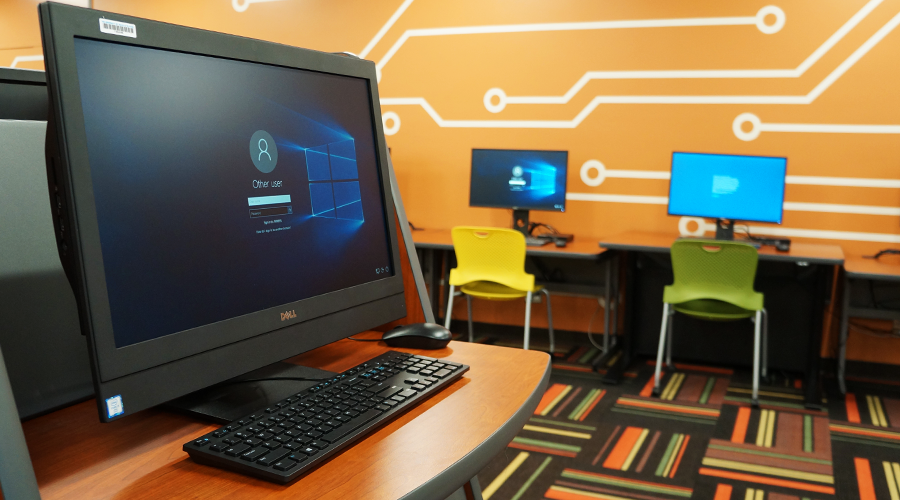
#> input picture images/cybercafe_img.png, 900 x 500 px; its folder holds only this picture in this run
$ python -i gui_final.py   (imports and definitions only)
#> lines starting #> are read from the running program, lines starting #| are printed output that depends on the picture
import re
import time
import datetime
import threading
from tkinter import *
from tkinter import ttk
from tkinter import messagebox
from cybercafe_db import User, Staff, Machine
from PIL import ImageTk, Image, ImageDraw, ImageFont
from ttkthemes import themed_tk as tk


sec_deposit = {"0 months": "20", "1 month": "2000", "3 months": "5000", "6 months": "9500", "12 months": "18000"}


# NOTE: Utility Classes
class EmptyFieldError(Exception):
    # [4 lines left out: function __init__, not called in this run]


class MatchNotFoundError(Exception):
    def __init__(self, msg):
        self.message = msg
        super().__init__()


class InvalidLengthError(Exception):
    def __init__(self, msg):
        self.message = msg
        super().__init__()


class InvalidFormatError(Exception):
    # [4 lines left out: function __init__, not called in this run]


class EntryWithPlaceholder(ttk.Entry):
    # [10 lines left out: function __init__, not called in this run]

    def put_placeholder(self):
        self.insert(0, self.placeholder)
        self['foreground'] = self.placeholder_color

    # [4 lines left out: function foc_in, not called in this run]

    def foc_out(self, event):
        if not self.get():
            self.put_placeholder()


class ToolTip(object):

    # [27 lines left out: functions __init__, showtip, hidetip, not called in this run]


class TogglePasswordButton(ttk.Button):

    # [607 lines left out: functions __init__, toggle_passwd, create_tool_tip, get_object, create_tab, get_selected_row and 13 more, not called in this run]


def clear_fields(email_entry, password_entry):
    email_entry.delete(0, END)
    password_entry.delete(0, END)


# [209 lines left out: functions sign_up, user_logged_out, user_logged_in, not called in this run]


def user_log_in(curr_frame):
    curr_frame.pack_forget()
    global log_in_frame
    log_in_frame = ttk.Frame(root)
    log_in_frame.pack(fill=BOTH, expand=1)

    # top frame
    top_frame = ttk.Frame(log_in_frame)
    top_frame.pack(padx=10, pady=10)

    welcome_lbl = ttk.Label(top_frame, text="Log-In!", font="Helvetica 28 bold italic")
    msg = "NOTE: As soon as you log-in to your valid account, your usage time will be recorded until you " \
          "logout successfully. Fees will be incurred according to your usage time as per specified rates."
    info_lbl = ttk.Label(top_frame, text=msg, font="Helvetica 11 italic", wraplength=app_width-40)

    welcome_lbl.pack(padx=10, pady=10)
    info_lbl.pack(pady=10)

    # middle frame
    middle_frame = ttk.Frame(log_in_frame)
    middle_frame.pack(padx=10, pady=20)

    email_lbl = ttk.Label(middle_frame, text="Email-ID :")
    password_lbl = ttk.Label(middle_frame, text="Password :")

    email_var = StringVar()
    password_var = StringVar()

    email_entry = ttk.Entry(middle_frame, textvariable=email_var, width=30)
    password_entry = ttk.Entry(middle_frame, textvariable=password_var, width=30, show='*')

    email_lbl.grid(row=0, column=0, padx=10, pady=10, sticky=W)
    password_lbl.grid(row=1, column=0, padx=10, pady=10, sticky=W)

    email_entry.grid(row=0, column=1, padx=10, pady=5)
    password_entry.grid(row=1, column=1, padx=10, pady=5)

    toggle_btn1 = TogglePasswordButton("show", middle_frame)
    toggle_btn2 = TogglePasswordButton("hide", middle_frame)
    params = {"row": 1, "column": 2, "padx": 2}
    toggle_btn1.grid(params)
    buttons = (toggle_btn1, toggle_btn2)
    toggle_btn1['command'] = lambda: toggle_btn1.toggle_passwd(password_entry, buttons, **params)

    var_list = (email_var, password_var)
    bottom_frame = ttk.Frame(log_in_frame)
    bottom_frame.pack(padx=10, pady=5)

    login_btn = ttk.Button(bottom_frame, text="LOG IN!", command=lambda: user_logged_in(log_in_frame, var_list))
    login_btn.grid(row=0, column=0, padx=15, pady=5)

    email_entry.bind('<Return>', lambda event, f=log_in_frame, vl=var_list: user_logged_in(f, vl))
    password_entry.bind('<Return>', lambda event, f=log_in_frame, vl=var_list: user_logged_in(f, vl))

    clrscr_btn = ttk.Button(bottom_frame, text="Clear Fields", command=lambda: clear_fields(email_entry, password_entry))
    clrscr_btn.grid(row=0, column=1, padx=15, pady=5)

    back_btn = ttk.Button(bottom_frame, text="Back", command=lambda: back(curr_frame, log_in_frame))
    back_btn.grid(row=0, column=2, padx=15, pady=5)


# [86 lines left out: functions staff_logged_in, staff_log_in, not called in this run]


# [44 lines not run here, left out]

>>> import cv2
>>> picture = cv2.imread('images/cybercafe_img.png', cv2.IMREAD_GRAYSCALE)
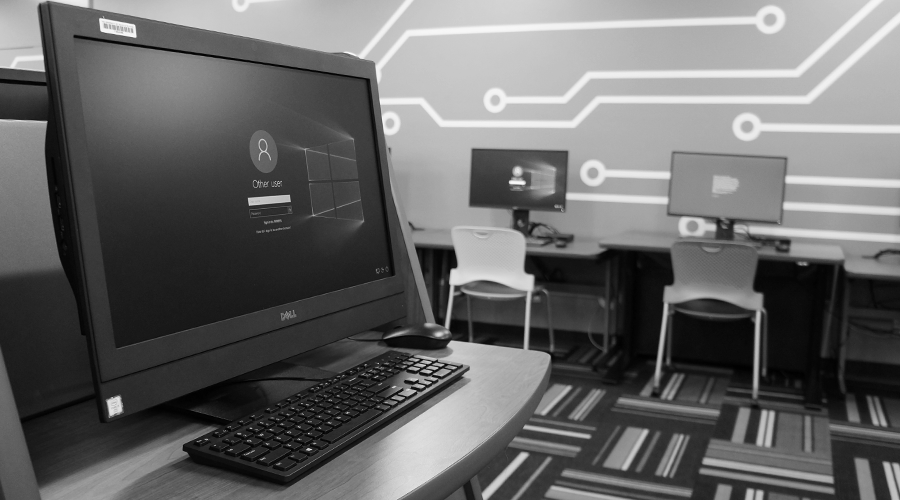
#> picture: shape (500, 900); min 0, max 254, mean 103.3
#> (the run stopped early here; a loop or call above may not have finished)
